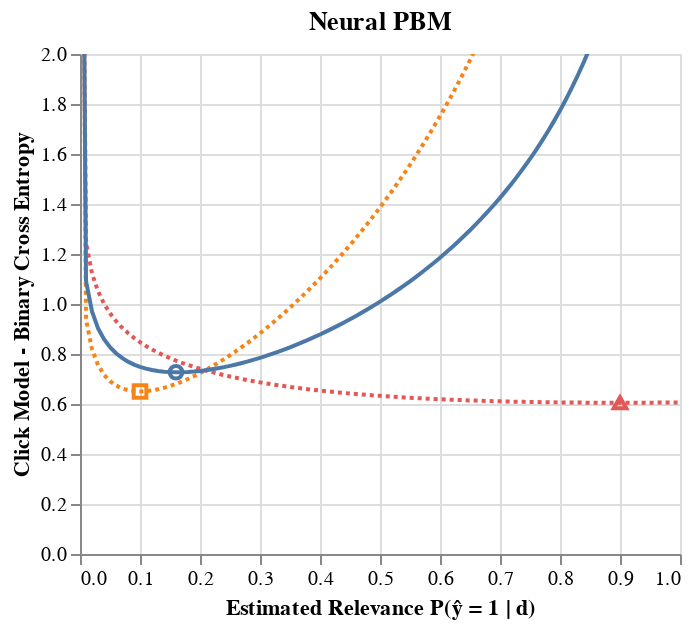

The cell this chart's notebook holds for it:
### Code cell
source = pd.concat([cm_item_a, cm_item_b, cm_item_combined])
min_source = source[["model", "y_predict", "loss"]].sort_values(["model", "loss"]).groupby(["model"]).head(1)

cm_chart = (alt.Chart(source, width=300, height=250, title="Neural PBM").mark_line(clip=True).encode(
    x=alt.X("y_predict", title="Estimated Relevance P(ŷ = 1 | d)"),
    y=alt.Y("loss", scale=alt.Scale(domain=(0, 2.0)), title="Click Model - Binary Cross Entropy"),
    color=alt.Color("model", legend=None),
    strokeDash=alt.condition(
        alt.datum.model == "Combined",
        alt.value([0, 0]),  # dashed line: 5 pixels  dash + 5 pixels space
        alt.value([2, 2]),  # solid line
    )
) + alt.Chart(min_source).mark_point(size=40, opacity=1.0).encode(
    x="y_predict",
    y=alt.Y("loss"),
    color=alt.Color("model", legend=None),
    shape=alt.Shape("model", legend=None),
    tooltip="y_predict"
)).resolve_scale(
    color="independent",
    shape="independent"
)

cm_chart

### Figure 1 — Vega-Lite specification as saved in the notebook (floating-point values rounded to 4 significant figures; data arrays with more than 128 entries replaced by an {"elided": "..."} marker saying what was removed)
{"config": {"view": {"continuousWidth": 400, "continuousHeight": 300}}, "layer": [{"data": {"name": "data-74b7d78e5b879585209f7494ed925f53"}, "mark": {"type": "line", "clip": true}, "encoding": {"color": {"field": "model", "legend": null, "type": "nominal"}, "strokeDash": {"condition": {"value": [0, 0], "test": "(datum.model === 'Combined')"}, "value": [2, 2]}, "x": {"field": "y_predict", "title": "Estimated Relevance P(ŷ = 1 | d)", "type": "quantitative"}, "y": {"field": "loss", "scale": {"domain": [0, 2.0]}, "title": "Click Model - Binary Cross Entropy", "type": "quantitative"}}, "height": 250, "title": "Neural PBM", "width": 300}, {"data": {"name": "data-290960925f398f5f4cc56002cc6f6364"}, "mark": {"type": "point", "opacity": 1.0, "size": 40}, "encoding": {"color": {"field": "model", "legend": null, "type": "nominal"}, "shape": {"field": "model", "legend": null, "type": "nominal"}, "tooltip": {"field": "y_predict", "type": "quantitative"}, "x": {"field": "y_predict", "type": "quantitative"}, "y": {"field": "loss", "type": "quantitative"}}}], "resolve": {"scale": {"color": "independent", "shape": "independent"}}, "$schema": "https://vega.github.io/schema/vega-lite/v4.17.0.json", "datasets": {"data-74b7d78e5b879585209f7494ed925f53": {"elided": "303 records"}, "data-290960925f398f5f4cc56002cc6f6364": [{"model": "Combined", "y_predict": 0.16, "loss": 0.727}, {"model": "y = 0.1, o = 1.0", "y_predict": 0.1, "loss": 0.6502}, {"model": "y = 0.8, o = 0.1", "y_predict": 0.9, "loss": 0.6051}]}}
